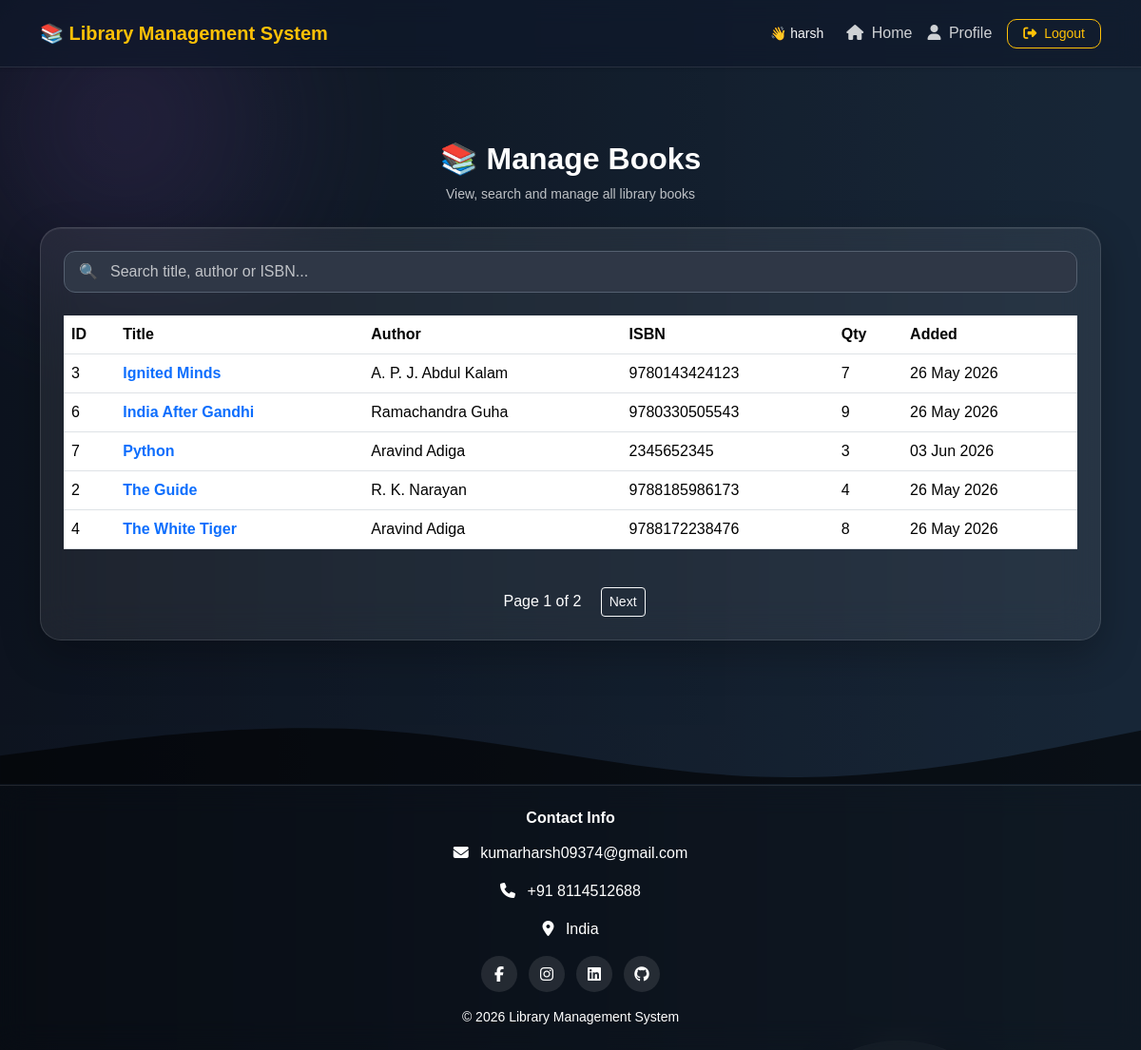
The page /books/ (signed in) on the database its author committed.
### books/models.py (models this page shows, shortened)
class Book(models.Model):
    title = models.CharField(
        max_length=200
    )
    author = models.CharField(
        max_length=200
    )
    isbn = models.CharField(
        max_length=100,
        default='N/A'
    )
    quantity = models.IntegerField(
        default=1
    )
    added_at = models.DateTimeField(
        default=timezone.now
    )

### books/views.py (the view)
# urls.py: path('', views.book_list, name='book_list'),
@login_required
def book_list(request):
    query = request.GET.get('q', '').strip()
    books = Book.objects.all().order_by('title')
    if query:
        books = books.filter(
            Q(title__icontains=query) |
            Q(author__icontains=query) |
            Q(isbn__icontains=query)
        ).distinct()
    paginator = Paginator(books, 5)  # 5 books per page
    page_number = request.GET.get('page')
    page_obj = paginator.get_page(page_number)
    return render(request, 'books/book_list.html', {
        'books': page_obj,
        'query': query
    })

### books/templates/books/book_list.html (shortened to what this page needs)
{% extends 'base.html' %}
{% block content %}
{% include 'includes/dashboard_navbar.html' %}
<div class="container py-5">
    <div class="text-center mb-4">
        <h2 class="text-white fw-bold">📚 Manage Books</h2>
        <p class="text-light opacity-75 small">
            View, search and manage all library books
        </p>
    </div>
    <div class="glass-card p-4">
        <div class="d-flex flex-wrap justify-content-between align-items-center gap-3 mb-4">
            <div class="position-relative flex-grow-1">
                <span class="position-absolute top-50 start-0 translate-middle-y ms-3 text-light opacity-75">
                    🔍
                </span>
                <input type="text" id="bookSearch"
                       class="form-control ps-5"
                       placeholder="Search title, author or ISBN...">
            </div>
        </div>
        <div class="table-responsive">
            <table class="table table-hover align-middle text-white" id="booksTable">
                <thead>
                    <tr>
                        <th>ID</th>
                        <th>Title</th>
                        <th>Author</th>
                        <th>ISBN</th>
                        <th>Qty</th>
                        <th>Added</th>
                    </tr>
                </thead>
                <tbody>
                    {% for book in books %}
                    <tr>
                        <td>{{ book.id }}</td>
                        <td>
                            <a href="{% url 'book_detail' book.id %}" class="fw-bold text-decoration-none">
                                {{ book.title }}
                            </a>
                        </td>
                        <td>{{ book.author }}</td>
                        <td>{{ book.isbn }}</td>
                        <td>{{ book.quantity }}</td>
                        <td>{{ book.added_at|date:"d M Y" }}</td>
                    </tr>
                    {% empty %}
                    <tr>
                        <td colspan="7" class="text-center text-light opacity-75">
                            No Books Found
                        </td>
                    </tr>
                    {% endfor %}
                </tbody>
            </table>
        </div>
        <div class="mt-4 text-center">
            <span class="text-white mx-2">
                Page {{ books.number }} of {{ books.paginator.num_pages }}
            </span>
            {% if books.has_next %}
                <a href="?page={{ books.next_page_number }}{% if query %}&q={{ query }}{% endif %}"
                   class="btn btn-sm btn-outline-light ms-2">
                    Next
                </a>
            {% endif %}
        </div>
    </div>
</div>
{% endblock %}

### templates/includes/dashboard_navbar.html (shortened to what this page needs)
<nav class="navbar navbar-expand-lg navbar-dark shadow-sm" style="background: rgba(0,0,0,0.55);
            backdrop-filter: blur(12px);
            border-bottom: 1px solid rgba(255,255,255,0.1);">
    <div class="container">
        <a class="navbar-brand fw-bold text-warning" href="{% if user.is_authenticated %}
                    {% if user.is_superuser %}
                        {% url 'admin_dashboard' %}
                    {% elif user.is_staff %}
                        {% url 'staff_dashboard' %}
                    {% else %}
                        {% url 'student_dashboard' %}
                    {% endif %}
                 {% else %}
                    {% url 'home' %}
                 {% endif %}">
            📚 Library Management System
        </a>
        <div class="collapse navbar-collapse" id="navbarNav">
            <ul class="navbar-nav ms-auto align-items-center">
                {% if user.is_authenticated %}
                <li class="nav-item me-3">
                    <span class="text-light small">
                        👋 {{ request.user.username }}
                    </span>
                </li>
                <li class="nav-item">
                    <a class="nav-link" href="
                           {% if user.is_superuser %}
                                {% url 'admin_dashboard' %}
                           {% elif user.is_staff %}
                                {% url 'staff_dashboard' %}
                           {% else %}
                                {% url 'student_dashboard' %}
                           {% endif %}
                           ">
                        <i class="fa fa-home me-1"></i> Home
                    </a>
                </li>
                <li class="nav-item">
                    <a class="nav-link" href="{% url 'profile' %}">
                        <i class="fa fa-user me-1"></i> Profile
                    </a>
                </li>
                <li class="nav-item ms-2">
                    <button type="button" class="btn btn-outline-warning btn-sm px-3" data-bs-toggle="modal"
                        data-bs-target="#logoutModal">
                        <i class="fa fa-sign-out-alt me-1"></i> Logout
                    </button>
                </li>
                {% endif %}
            </ul>
        </div>
    </div>
</nav>

### static/css/style.css (style rules this page uses)
html, body { height: 100%; margin: 0; padding: 0; scroll-behavior: smooth; }
body { padding-top: 100px; background: linear-gradient(to right, #141e30, #243b55); min-height: 100vh; display: flex; flex-direction: column; font-family: Arial, sans-serif; overflow-x: hidden; position: relative; }
body::before { content: ""; position: fixed; inset: 0; background: rgba(0, 0, 0, .35); z-index: -3; }
body::after { content: ""; position: fixed; width: 500px; height: 500px; background: radial-gradient(circle, rgba(118, 75, 162, .22), transparent 70%); top: -120px; left: -120px; filter: blur(45px); animation: moveGlow 10s ease-in-out infinite alternate; z-index: -2; }
.navbar { background: rgba(15, 23, 42, .65) !important; backdrop-filter: blur(18px); -webkit-backdrop-filter: blur(18px); border-bottom: 1px solid rgba(255, 255, 255, .08); border-radius: 0px; box-shadow: 0 8px 30px rgba(0, 0, 0, .25); transition: .3s; }
.navbar { position: fixed; top: 0; padding-top: 15px; padding-bottom: 15px; left: 0; width: 100%; z-index: 1000; backdrop-filter: blur(18px); }
.navbar-brand { font-size: 20px; font-weight: 700; }
.navbar .nav-link { color: rgba(255, 255, 255, .8) !important; padding: 6px 10px; border-radius: 8px; transition: .3s; }
.glass-card { background: rgba(255, 255, 255, .07); backdrop-filter: blur(20px); -webkit-backdrop-filter: blur(20px); border: 1px solid rgba(255, 255, 255, .12); border-radius: 22px; box-shadow: 0 15px 40px rgba(0, 0, 0, .25), inset 0 1px 0 rgba(255, 255, 255, .08); transition: .3s; cursor: pointer; }
#returnSearch, #bookSearch, #searchRequest, #userSearch { background: #2f3746 !important; border: 1px solid #556070 !important; color: #f9f8f8 !important; border-radius: 12px !important; height: 44px; transition: .3s; }
#returnSearch::placeholder, #bookSearch::placeholder, #searchRequest::placeholder, #userSearch::placeholder { color: rgba(255, 255, 255, .7) !important; }
button { border-radius: 10px !important; font-weight: 600; }
.form-control { background: rgba(255, 255, 255, 0.1); border: none; color: #fff; }
.form-control::placeholder { color: rgba(255, 255, 255, 0.7); }

### rows shown on the page
Book: id "3", title "Ignited Minds", author "A. P. J. Abdul Kalam", isbn "9780143424123", quantity "7", added_at "26 May 2026"
Book: id "6", title "India After Gandhi", author "Ramachandra Guha", isbn "9780330505543", quantity "9", added_at "26 May 2026"
Book: id "7", title "Python", author "Aravind Adiga", isbn "2345652345", quantity "3", added_at "03 Jun 2026"
Book: id "2", title "The Guide", author "R. K. Narayan", isbn "9788185986173", quantity "4", added_at "26 May 2026"
Book: id "4", title "The White Tiger", author "Aravind Adiga", isbn "9788172238476", quantity "8", added_at "26 May 2026"

### other values the page prints
{{ request.user.username }} "harsh"
{{ books.number }} "1"
{{ books.paginator.num_pages }} "2"
